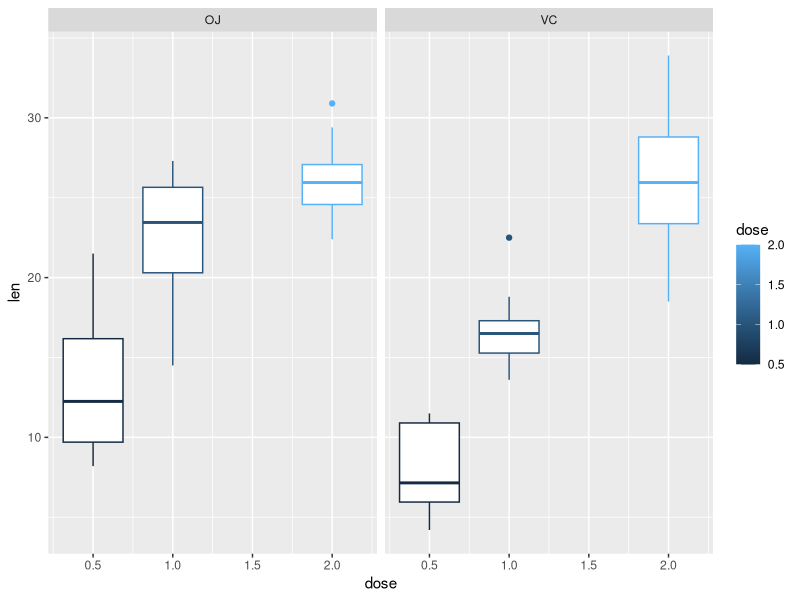

Here is the R script that generated this plot:
## ---- chunk 1
knitr::opts_chunk$set(echo = TRUE)
## ---- chunk 2
data(ToothGrowth)
## ---- chunk 3
head(ToothGrowth)
str(ToothGrowth)
summary(ToothGrowth)
table(ToothGrowth$supp, ToothGrowth$dose)
## ---- chunk 4
library("dplyr")
library("ggplot2")
data("ToothGrowth")


df_means_OJ <- ToothGrowth %>% filter(supp == "OJ") %>% group_by(dose) %>% summarise(value=mean(len)) %>% mutate(supp = "OJ")
df_means_VC <- ToothGrowth %>% filter(supp == "VC") %>% group_by(dose) %>% summarise(value=mean(len)) %>% mutate(supp ="VC")

df_merged <- rbind(df_means_OJ, df_means_VC)

ggplot(data = ToothGrowth , aes(x = dose,y = len, group = dose, col = dose)) + 
    geom_boxplot() + facet_grid(.~supp)
## ---- chunk 5
OJ_05 <- ToothGrowth %>% filter(supp == "OJ") %>% filter(dose == 0.5) %>% select(len)
OJ_1 <- ToothGrowth %>% filter(supp == "OJ") %>% filter(dose == 1) %>% select(len)
OJ_2 <- ToothGrowth %>% filter(supp == "OJ") %>% filter(dose == 2) %>% select(len)
## ---- chunk 6
t.test(OJ_05, OJ_1, paired = F, var.equal = F)
t.test(OJ_1, OJ_2, paired = F, var.equal = F)
## ---- chunk 7
VC_05 <- ToothGrowth %>% filter(supp == "VC") %>% filter(dose == 0.5) %>% select(len)
VC_1 <- ToothGrowth %>% filter(supp == "VC") %>% filter(dose == 1) %>% select(len)
VC_2 <- ToothGrowth %>% filter(supp == "VC") %>% filter(dose == 2) %>% select(len)
## ---- chunk 8
t.test(VC_05, VC_1, paired = F, var.equal = F)
t.test(VC_1, VC_2, paired = F, var.equal = F)
## ---- chunk 9
t.test(VC_05, OJ_05, paired = F, var.equal = F)
t.test(VC_1, OJ_1, paired = F, var.equal = F)
t.test(VC_2, OJ_2, paired = F, var.equal = F)

